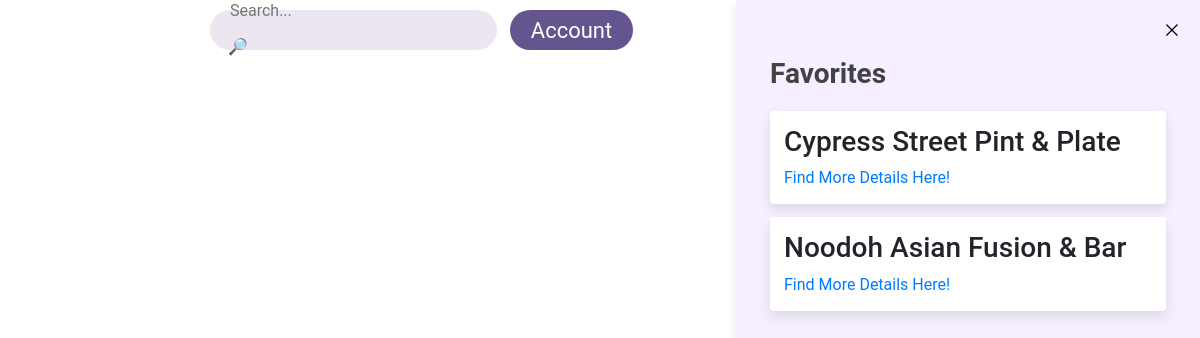
/favorites/ (signed in), run on an earlier commit of the app's database.
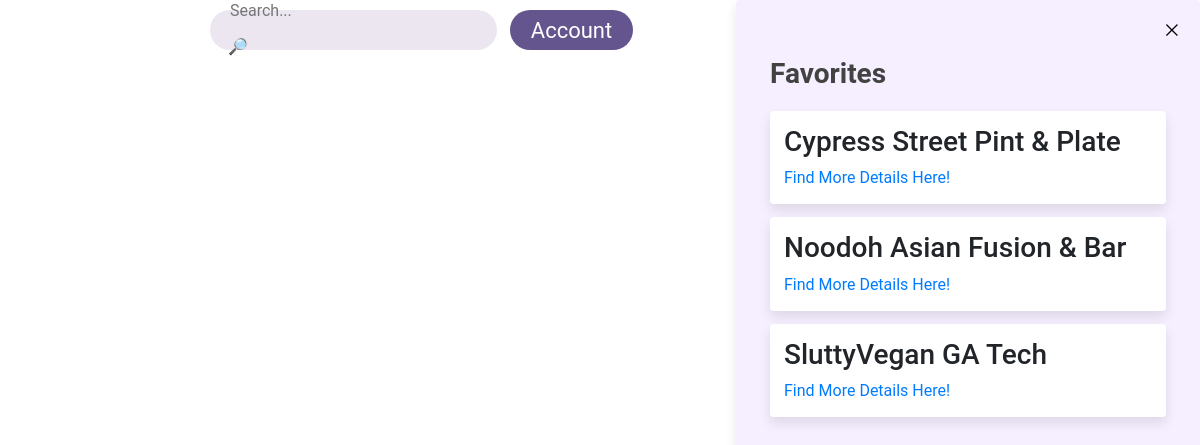
And on a later commit of the database.
### favorites/models.py (models this page shows, shortened)
class Favorite(models.Model):
    user = models.ForeignKey(User, on_delete=models.CASCADE)
    place_id = models.CharField(max_length=255)
    name = models.CharField(max_length=255)

### favorites/views.py (the view)
# urls.py: path('favorites/', user_favorites, name='favorites'),
def user_favorites(request):
    saved_restaurants = Favorite.objects.filter(user=request.user).order_by(
        'name')
    key = settings.GOOGLE_API_KEY
    context = {
        'key': key,
        'saved_restaurants': saved_restaurants
    }
    return render(request, 'favorites/favorites.html', context)

### favorites/templates/favorites/favorites.html (shortened to what this page needs)
{% extends 'map/base.html' %}
{% block content %}
<div>
    <div class="frame1">
        <div class="search-bar">
            <form action="{% url 'search' %}" method="GET">
            <input type="text" name = "query" placeholder="Search..." class="search-input">
            <button type = "submit" class = "search-icon">🔎︎</button>
            </form>
        </div>
        {% if not request.user.is_authenticated %}
            <a class="login" href="{% url 'login' %}">Login</a>
        {% else %}
            <a class="login" href="{% url 'logout' %}">Log Out</a>
            <button class="account-button" onclick=window.location.href="{% url 'favorites' %}">Account</button>
        {% endif %}
    </div>
    <div class="sidebar-search" id = "sidebar">
        <div class="model">
            <button class="close-button" onclick="goToMap()">⨉</button>
            <div class="model-header"></div>
            <div class = "results">
                {% for restaurant in saved_restaurants %}
                    <div class="result-card">
                        <h3>{{ restaurant.name }}</h3>
                        <a href="/details/{{ restaurant.place_id }}/">Find More Details Here!</a>
                    </div>
                {% empty %}
                    <p>You have no favorite restaurants.</p>
                {% endfor %}
            </div>
        </div>
    </div>
    <div id="map"></div>
</div>
{% endblock content %}

What changed in the data, as far as the page shows it:
added Favorite: name "SluttyVegan GA Tech"
